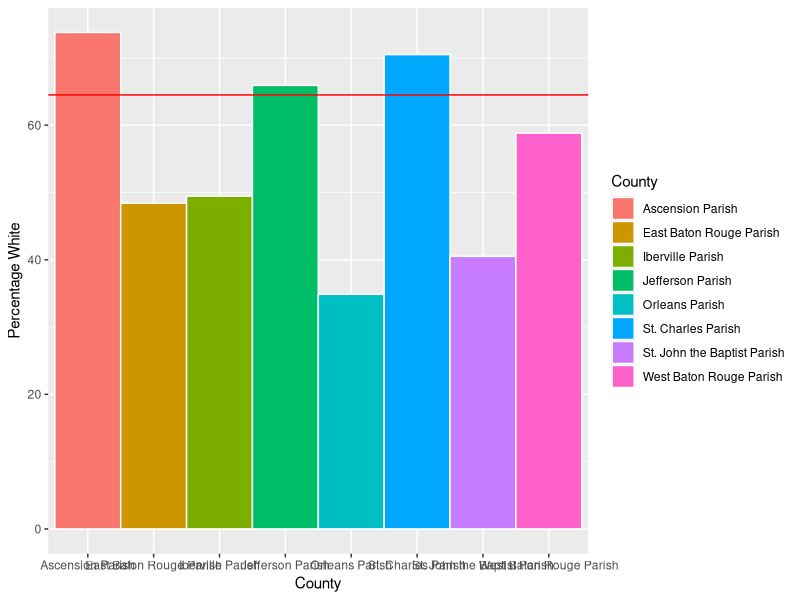

Source code (R):
## ---- chunk 1
knitr::opts_chunk$set(echo = FALSE, message = FALSE, warning = FALSE)
## ---- chunk 2

library(dplyr)
library(ggplot2)
library(tidyr)

racedat <- read.csv("cc-est2018-alldata-22.csv")

racedat1 <- racedat %>% 
  filter(YEAR == 9,
         AGEGRP == 0) %>% 
  group_by(COUNTY) %>% 
  mutate(White = sum(WA_MALE, WA_FEMALE),
         Minority = TOT_POP - White,
         Perc_White = (White / TOT_POP) * 100,
         Perc_Minority = (Minority / TOT_POP) * 100) %>% 
  ungroup() %>% 
  select(STNAME, CTYNAME, TOT_POP, White, 
         Minority, Perc_White, Perc_Minority) %>% 
  mutate(LA_POP = sum(TOT_POP),
         LA_White_Perc = mean(Perc_White))

CAracedat1 <- racedat1  %>% 
           filter(CTYNAME %in% c("East Baton Rouge Parish", 
                                "West Baton Rouge Parish",
                                "Ascension Parish",
                                "St. John the Baptist Parish",
                                "Iberville Parish",
                                "St. Charles Parish",
                                "Jefferson Parish",
                                "Orleans Parish"))
## ---- chunk 3

ggplot(CAracedat1, aes(x = CTYNAME, y = Perc_White, fill = CTYNAME)) +
   geom_bar(stat="identity", width=1, color="white")  +
   labs(x = "County", y = "Percentage White", fill = "County") +
   geom_abline(slope = 0, intercept = 64.5, col = "red")


## ---- chunk 4

hdat <- read.csv("R11371317_SL050.csv")

